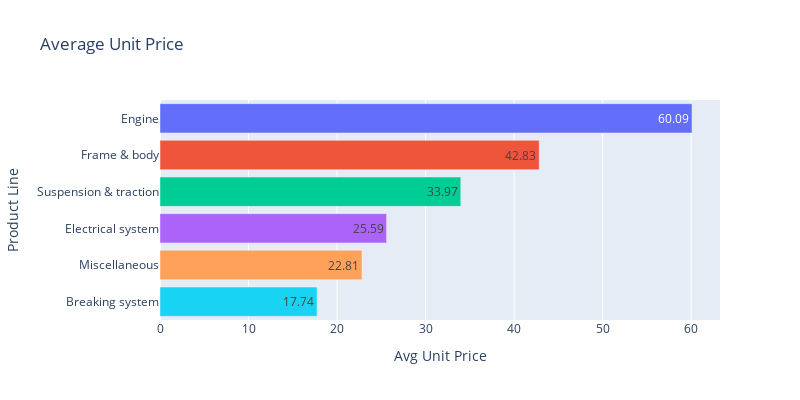

Notebook code cell kept with this figure:
### Code cell
fig = px.bar(average_unite_price,
            y='product_line',
            x="average_price",
            color='product_line',
            title="Average Unit Price",
            text_auto=True,
            orientation='h')
fig.update_xaxes(title_text='Avg Unit Price')
fig.update_yaxes(title_text='Product Line')
fig.update(layout_showlegend=False)
fig.update_layout(
    autosize=False,
    width=800,
    height=400,)
fig.show()

### Figure 1 — Plotly figure (JSON) as saved in the notebook; plotly's stock layout.template omitted (floating-point values rounded to 4 significant figures)
{"data": [{"alignmentgroup": "True", "hovertemplate": "product_line=%{y}<br>average_price=%{x}<extra></extra>", "legendgroup": "Engine", "marker": {"color": "#636efa", "pattern": {"shape": ""}}, "name": "Engine", "offsetgroup": "Engine", "orientation": "h", "showlegend": true, "textposition": "auto", "texttemplate": "%{x}", "type": "bar", "x": [60.09], "xaxis": "x", "y": ["Engine"], "yaxis": "y"}, {"alignmentgroup": "True", "hovertemplate": "product_line=%{y}<br>average_price=%{x}<extra></extra>", "legendgroup": "Frame & body", "marker": {"color": "#EF553B", "pattern": {"shape": ""}}, "name": "Frame & body", "offsetgroup": "Frame & body", "orientation": "h", "showlegend": true, "textposition": "auto", "texttemplate": "%{x}", "type": "bar", "x": [42.83], "xaxis": "x", "y": ["Frame & body"], "yaxis": "y"}, {"alignmentgroup": "True", "hovertemplate": "product_line=%{y}<br>average_price=%{x}<extra></extra>", "legendgroup": "Suspension & traction", "marker": {"color": "#00cc96", "pattern": {"shape": ""}}, "name": "Suspension & traction", "offsetgroup": "Suspension & traction", "orientation": "h", "showlegend": true, "textposition": "auto", "texttemplate": "%{x}", "type": "bar", "x": [33.97], "xaxis": "x", "y": ["Suspension & traction"], "yaxis": "y"}, {"alignmentgroup": "True", "hovertemplate": "product_line=%{y}<br>average_price=%{x}<extra></extra>", "legendgroup": "Electrical system", "marker": {"color": "#ab63fa", "pattern": {"shape": ""}}, "name": "Electrical system", "offsetgroup": "Electrical system", "orientation": "h", "showlegend": true, "textposition": "auto", "texttemplate": "%{x}", "type": "bar", "x": [25.59], "xaxis": "x", "y": ["Electrical system"], "yaxis": "y"}, {"alignmentgroup": "True", "hovertemplate": "product_line=%{y}<br>average_price=%{x}<extra></extra>", "legendgroup": "Miscellaneous", "marker": {"color": "#FFA15A", "pattern": {"shape": ""}}, "name": "Miscellaneous", "offsetgroup": "Miscellaneous", "orientation": "h", "showlegend": true, "textposition": "auto", "texttemplate": "%{x}", "type": "bar", "x": [22.81], "xaxis": "x", "y": ["Miscellaneous"], "yaxis": "y"}, {"alignmentgroup": "True", "hovertemplate": "product_line=%{y}<br>average_price=%{x}<extra></extra>", "legendgroup": "Breaking system", "marker": {"color": "#19d3f3", "pattern": {"shape": ""}}, "name": "Breaking system", "offsetgroup": "Breaking system", "orientation": "h", "showlegend": true, "textposition": "auto", "texttemplate": "%{x}", "type": "bar", "x": [17.74], "xaxis": "x", "y": ["Breaking system"], "yaxis": "y"}], "layout": {"autosize": false, "barmode": "relative", "height": 400, "legend": {"title": {"text": "product_line"}, "tracegroupgap": 0}, "showlegend": false, "title": {"text": "Average Unit Price"}, "width": 800, "xaxis": {"anchor": "y", "domain": [0, 1], "title": {"text": "Avg Unit Price"}}, "yaxis": {"anchor": "x", "categoryarray": ["Breaking system", "Miscellaneous", "Electrical system", "Suspension & traction", "Frame & body", "Engine"], "categoryorder": "array", "domain": [0, 1], "title": {"text": "Product Line"}}}}
